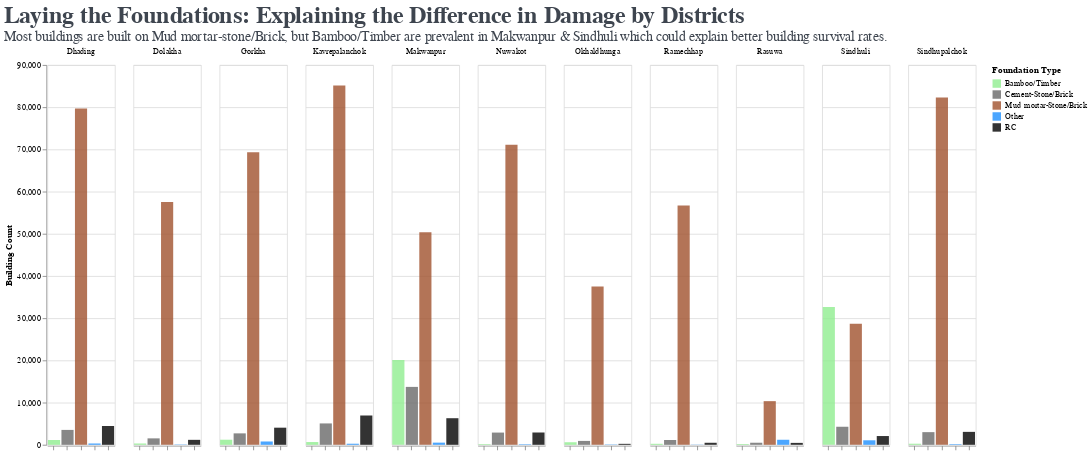

Source (notebook cell):
### Code cell
building_foundation = df.groupby(['district_name', 
'foundation_type']).count().reset_index()

dom = ['Bamboo/Timber', 'Cement-Stone/Brick', 'Mud mortar-Stone/Brick', 
       'Other', 'RC'] 
rng = ['lightgreen', 'dimgray', 'sienna', 'dodgerblue', 'black'] 

foundation_by_district = alt.Chart(building_foundation, 
title='Land Condition By District').mark_bar(
    opacity=0.8
).encode(
    x=alt.X('foundation_type:N', title=None).axis(labels=False),
    y=alt.Y('building_id', title='Building Count'),
    color=alt.Color('foundation_type:N', title='Foundation Type').scale(domain=dom, range=rng),
    column=alt.Column('district_name', title=None)
)

foundation_by_district.properties(title = alt.TitleParams(
    text = "Laying the Foundations: Explaining the Difference in Damage by Districts", 
    subtitle = ["Most buildings are built on Mud mortar-stone/Brick, but Bamboo/Timber are prevalent in Makwanpur & Sindhuli which could explain better building survival rates."],
    fontSize = 28,
    color = '#3E454F', 
    subtitleFont = 'Barlow',
    subtitleFontSize = 16, 
    subtitleColor = '#3E454F'),
    width=80,
    height=450
)
